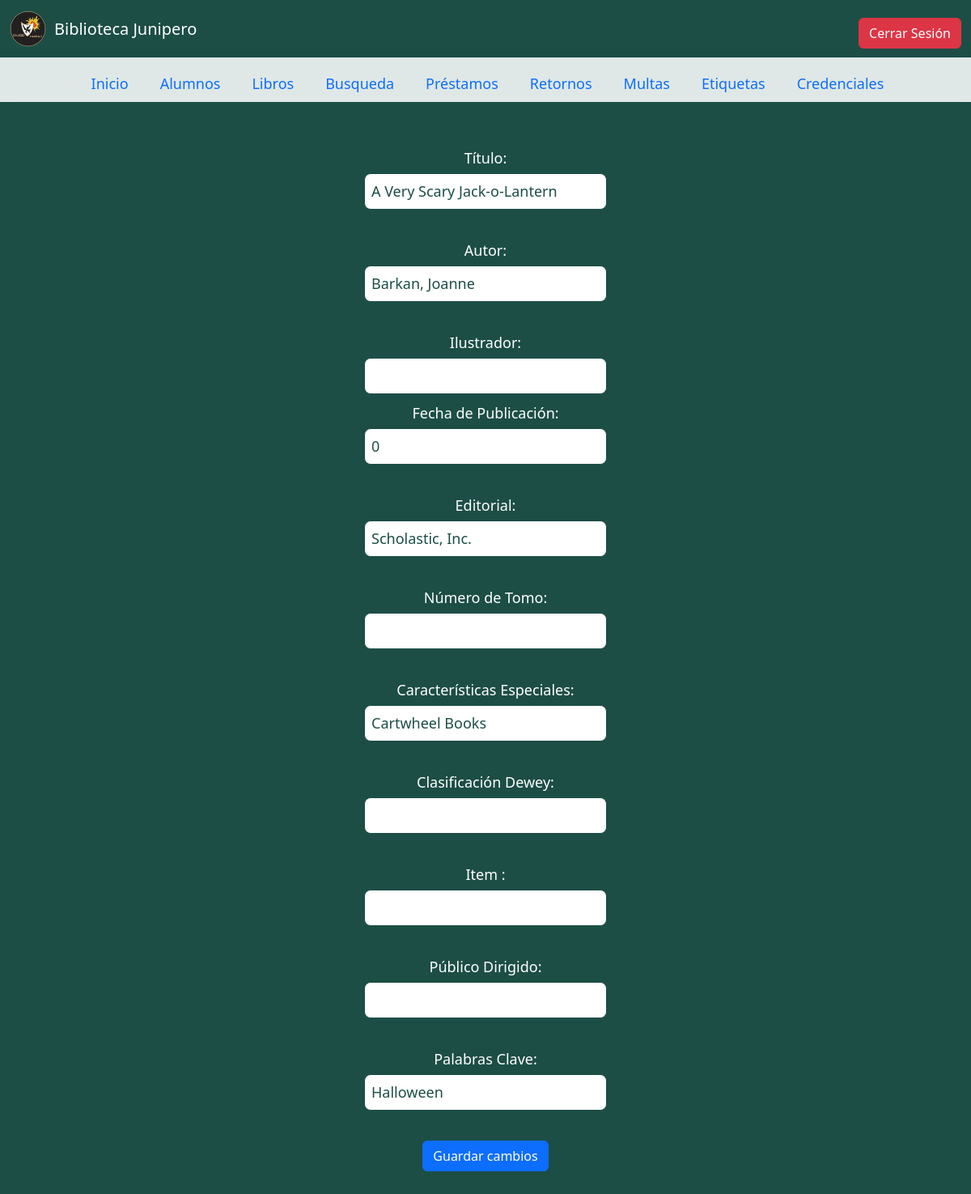
The app's page /libro/editar/336 (signed in) with its own data.
### biblio_app/models.py (models this page shows, shortened)
class Libro(models.Model):
    codigolibro = models.AutoField(primary_key=True)  # Autogenerar un entero para el código del libro
    titulo = models.CharField(max_length=128)
    autor = models.CharField(max_length=240)
    ilustrador = models.CharField(max_length=100, null=True, blank=True)
    fechapublicacion = models.IntegerField(null=True, blank=True)
    editorial = models.CharField(max_length=100)
    numerotomo = models.CharField(max_length=100, null=True, blank=True)
    caracteristicasespeciales = models.TextField(null=True, blank=True)
    dewy = models.CharField(max_length=45, null=True, blank=True)  # Cambio de nombre a 'dewy'
    item = models.CharField(max_length=45, null=True, blank=True)  # Cambio de nombre a 'dewy'
    publicodirigido = models.CharField(max_length=45, null=True, blank=True)
    palabrasclave = models.TextField(null=True, blank=True)

### biblio_app/views.py (the view, shortened to what this page needs)
# urls.py: path('libro/editar/<int:codigolibro>', editar_libro, name='editar_libro'),
@login_required #verifica que este iniciada sesion
def editar_libro(request, codigolibro):
    libro_obj = get_object_or_404(Libro, codigolibro=codigolibro)
    return render(request, 'editar_libro.html', {'libro': libro_obj})

### biblio_app/templates/editar_libro.html (shortened to what this page needs)
<!DOCTYPE html>
{% extends "index.html" %}
{% load static %}
{% block main_content %}
<h2>Editar Libro</h2>
{%if user.is_authenticated %}
<form method="post">
    <label for="titulo">Título:</label>
    <input type="text" name="titulo" value="{{ libro.titulo|default_if_none:'' }}"><br>
    <label for="autor">Autor:</label>
    <input type="text" name="autor" value="{{ libro.autor|default_if_none:'' }}"><br>
    <label for="ilustrador">Ilustrador:</label>
<input type="text" name="ilustrador" value="{% if libro.ilustrador is not None %}{{ libro.ilustrador }}{% endif %}">
    <label for="fechapublicacion">Fecha de Publicación:</label>
    <input type="number" name="fechapublicacion" value="{{ libro.fechapublicacion|default_if_none:'' }}"><br>
    <label for="editorial">Editorial:</label>
    <input type="text" name="editorial" value="{{ libro.editorial|default_if_none:'' }}"><br>
    <label for="numerotomo">Número de Tomo:</label>
    <input type="text" name="numerotomo" value="{{ libro.numerotomo|default_if_none:'' }}"><br>
    <label for="caracteristicasespeciales">Características Especiales:</label>
    <input type="text" name="caracteristicasespeciales" value="{{ libro.caracteristicasespeciales|default_if_none:'' }}"><br>
    <label for="ubicacionbiblio">Clasificación Dewey:</label>
    <input type="text" name="ubicacionbiblio" value="{{ libro.dewy|default_if_none:'' }}"><br>
    <label for="item">Item :</label>
    <input type="text" name="item" value="{{ libro.item|default_if_none:'' }}"><br>
    <label for="publicodirigido">Público Dirigido:</label>
    <input type="textform" name="publicodirigido" value="{{ libro.publicodirigido|default_if_none:'' }}"><br>
    <label for="publicodirigido">Palabras Clave:</label>
    <input type="textform" name="clave" value="{{ libro.palabrasclave|default_if_none:'' }}"><br>
    <button type="submit" class="btn btn-primary" style="margin-bottom: 200px;">Guardar cambios</button>
</form>
{%else%}
<div class="alert alert-warning" role="alert" style="background-color:#abd3cd; border-color: black; color: black;" >
    Favor de iniciar sesión para poder hacer uso de todas las funciones del sistema.
    <a href="{% url 'login' %}" class="alert-link" >Haz Click Aqui Para Iniciar Sesión</a>
  </div>
{%endif%}
{% endblock %}

### biblio_app/templates/editar_libro.html (style rules this page uses)
body { background-color: #1C4E46; color: white; text-align: center; font-size: 18px; }
h2 { color: #1C4E46; }
form { display: flex; flex-direction: column; align-items: center; }
label { color: white; margin-top: 10px; }
input { background-color: white; color: #1C4E46; border: 1px solid #1C4E46; border-radius: 8px; padding: 8px; margin-top: 5px; width: 300px; }
button { background-color: white; color: #1C4E46; padding: 10px 20px; border: none; cursor: pointer; margin-top: 10px; }

### records on screen
Libro: titulo "A Very Scary Jack-o-Lantern", autor "Barkan, Joanne", fechapublicacion "0", editorial "Scholastic, Inc.", caracteristicasespeciales "Cartwheel Books", clave "Halloween"
